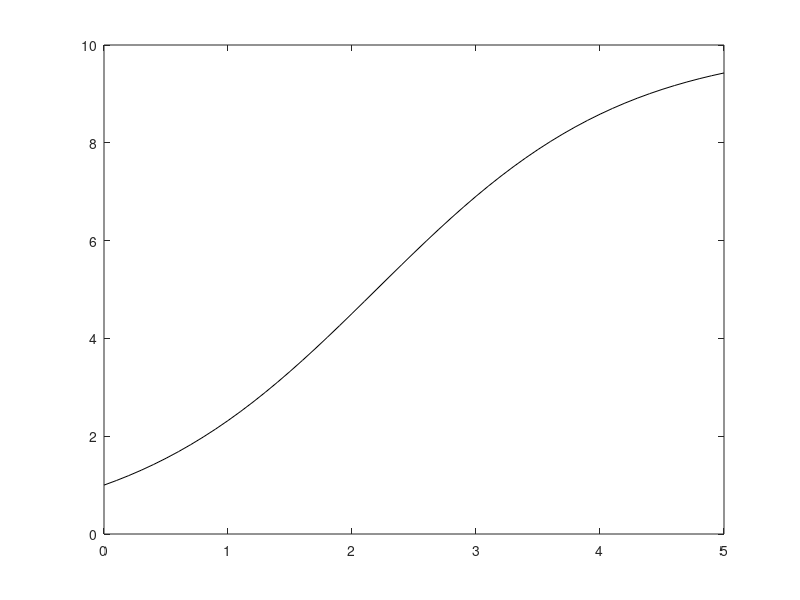

Recreate this plot in MATLAB. (Note: this script raises an error after producing the figure.)
% Script
% Calculates approximations of ode solutions and their errors. 
% P.S.: Luckily it's not tested for performance. :)
% =========================================================================
%   
f = @(t) ( (10)./(1+9*exp(-t)) );   % function definition
fd1 = @(p) ( (1 - p./10) .* p );    % first order derivative definition
f0 = 1;                             % initial value
dt = 0.1;                           % step size
t_end = 5;                          % end time

%--------------------------------------------------------------------------
% Plotting the function p(t)
%--------------------------------------------------------------------------
t = 0 : dt : t_end;
fig_main = figure;
plot(t, f(t), 'k');
fig_main = sfigure(fig_main, 'Analytical solution');
legend ('exact');

%--------------------------------------------------------------------------
% Calculating approximate values and plotting respective graphs
%--------------------------------------------------------------------------
dt = [1  1/2 1/4 1/8];
E = zeros(3, 4);
E_approx = zeros(3, 4);

fig_euler = figure;
plot(t, f(t), 'k', 'linewidth', 1.7);
hold on;

fig_heun = figure;
plot(t, f(t), 'k', 'linewidth', 1.7);
hold on;

fig_rk4 = figure;
plot(t, f(t), 'k', 'linewidth', 1.7);
hold on;

color = ['b' 'r' 'g' 'm'];
for n = 1 : size(dt, 2)
    t = 0:dt(n):t_end;
    f_exact = f(t);
    k = dt(n)./dt(size(dt,2)); % number of steps vs smallest step size
    
    % Euler's method and errors -------------------------------------------
    figure(fig_euler);
    f_euler = ode(fd1, f0, dt(n), t_end, 'euler');
    plot(t, f_euler, color(n), 'linewidth', 1.7);
    
    f_euler_best = ode(fd1, f0, dt(size(dt,2)), t_end, 'euler');
    f_reference = zeros(1, size(f_euler, 2));
    for m = 1: size(f_euler,2)        
        f_reference(1, m) = f_euler_best(1, ((m-1).*k+1) );
    end
    
    E(1, n) = rms(f_euler, f_exact, dt(n));
    E_approx(1, n) = rms(f_euler, f_reference, dt(n));
    
    % Heun's method and errors --------------------------------------------
    figure(fig_heun);
    f_heun  = ode(fd1, f0, dt(n), t_end, 'heun');
    plot(t, f_heun, color(n), 'linewidth', 1.7);
    
    f_heun_best  = ode(fd1, f0, dt(size(dt,2)), t_end, 'heun');
    f_reference = zeros(1, size(f_heun, 2));
    for m = 1: size(f_heun,2)        
        f_reference(1, m) = f_heun_best(1, ((m-1).*k+1) );
    end
    
    E(2, n) = rms(f_heun, f_exact, dt(n));
    E_approx(2,n) = rms(f_heun, f_reference, dt(n));   
        
    % Runge-Kutta's method and errors -------------------------------------
    figure(fig_rk4);
    f_rk4 = ode(fd1, f0, dt(n), t_end, 'runge_kutta');  
    plot(t, f_rk4, color(n), 'linewidth', 1.7);
    
    f_rk4_best = ode(fd1, f0, dt(size(dt,2)), t_end, 'runge_kutta');  
    f_reference = zeros(1, size(f_rk4, 2));
    for m = 1: size(f_rk4,2)        
        f_reference(1, m) = f_rk4_best(1, ((m-1).*k+1) );
    end
    
    E(3, n) = rms(f_rk4, f_exact, dt(n));
    E_approx(3, n) = rms(f_rk4, f_reference, dt(n));
end

fig_euler = sfigure(fig_euler, 'Eulers method');
legend ('exact', '1', '1/2', '1/4', '1/8');
fig_heun = sfigure(fig_heun, 'Heuns method');
legend ('exact', '1', '1/2', '1/4', '1/8');
fig_rk4 = sfigure(fig_rk4, 'Runge-Kuttas method');
legend ('exact', '1', '1/2', '1/4', '1/8');

%--------------------------------------------------------------------------
% Printing errors
%--------------------------------------------------------------------------
disp('Eulers method: errors of approximation (desc step):');
disp (E(1,:));
disp('Heuns method: errors of approximation (desc step):');
disp (E(2,:));
disp('Runge-Kuttas method: errors of approximation (desc step):');
disp (E(3,:));

disp('Eulers method: error decrease factor (desc step):');
disp(E(1, 1:3) ./ E(1, 2:4));
disp('Heuns method: error decrease factor (desc step):');
disp(E(2, 1:3) ./ E(2, 2:4));
disp('Runge-Kuttas method: error decrease factor (desc step):');
disp(E(3, 1:3) ./ E(3, 2:4));

disp('Eulers method: approximate errors of approximation (desc step):');
disp (E_approx(1,:));
disp('Heuns method: approximate errors of approximation (desc step):');
disp (E_approx(2,:));
disp('Runge-Kuttas method: approximate errors of approximation (desc step):');
disp (E_approx(3,:));